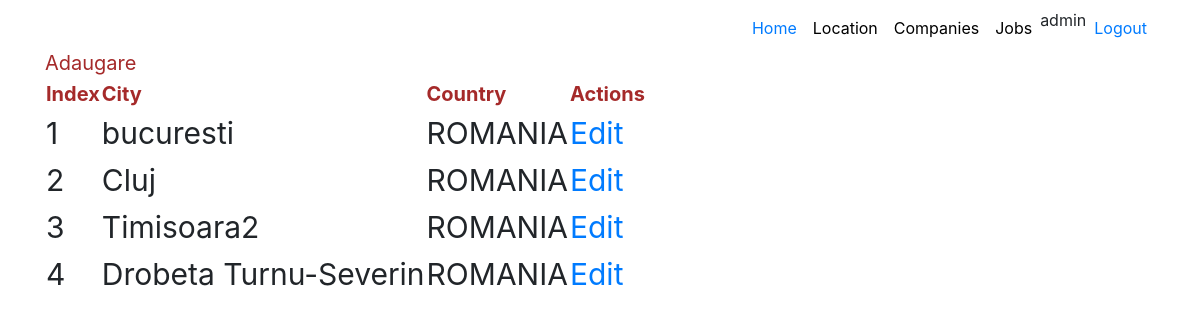
The page /location/ (signed in) on the database its author committed.
### aplicatie1/models.py (models this page shows, shortened)
class Location(models.Model):
    country = models.CharField(max_length=100)
    city = models.CharField(max_length=100)

### aplicatie1/views.py (the view)
# urls.py: path('', views.HomeIndex.as_view(), name="home"),
class HomeIndex(LoginRequiredMixin, ListView):
    model = Location
    template_name = 'aplicatie1/location_index.html'
    context_object_name = 'all_locations'

### templates/aplicatie1/location_index.html
{% extends 'base.html' %}
{% block content %}
    <br>
    <br>
    <a href="{% url 'aplicatie1:adaugare' %}" class="header_style">Adaugare</a>
    <table id="id_tabel">
        <thead class="header_style">
        <th>Index</th>
        <th>City</th>
        <th>Country</th>
        <th>Actions</th>
        </thead>
        <tbody>
        {% for item in all_locations %}
            <tr>
                <td>{{ forloop.counter }}</td>
                <td>{{ item.city }}</td>
                <td>{{ item.country|upper }}</td>
                <td><a href="{% url 'aplicatie1:modificare' item.id %}">Edit</a></td>
            </tr>
        {% endfor %}
        </tbody>
    </table>
{% endblock %}

### templates/base.html (shortened to what this page needs)
<!DOCTYPE html>
<html lang="en">
<head>
    {% load static %}
    <link rel="stylesheet" href="https://maxcdn.bootstrapcdn.com/bootstrap/4.0.0/css/bootstrap.min.css"
>
    <link href="{% static 'css/style.css' %}" rel="stylesheet">
</head>
<body class="about-us">
<nav class="navbar navbar-expand-lg fixed-top navbar-transparent nav-down" color-on-scroll="200">
    <div class="container">
        <div class="collapse navbar-collapse">
            <ul class="navbar-nav ml-auto">
                <li class="nav-item">
                    <a class="nav-link" href="#">
                        Home
                    </a>
                </li>
                <li class="nav-item">
                    <a href="{% url 'aplicatie1:home' %}" class="nav-link" style="color:black">
                        Location
                    </a>
                </li>
                <li class="nav-item">
                    <a href="{% url 'aplicatie2:home' %}" class="nav-link" style="color:black">
                        Companies
                    </a>
                </li>
                <li class="nav-item">
                    <a href="{% url 'aplicatie3:home' %}" class="nav-link" style="color:black">
                        Jobs
                    </a>
                </li>
                {% if request.user.is_authenticated %}
                    <li class="nav-item">
                        <a>{{ request.user.username }}</a>
                    </li>
                {% endif %}
                {% if request.user.is_authenticated == True %}
                    <li class="nav-item">
                        <a href="{% url 'logout' %}" class="nav-link">
                            Logout
                        </a>
                    </li>
                {% endif %}
            </ul>
        </div>
    </div>
</nav>
<div class="page-header page-header-small">
    <div class="content-center">
        <div class="container">
            {% block content %}
            {% endblock %}
        </div>
    </div>
</div>
</body>
</html>

### static/css/style.css (style rules this page uses)
.header_style { font-size: 20px; color: brown; }
#id_tabel { font-size: 30px; }

### rows shown on the page
Location: city "bucuresti", country "ROMANIA"
Location: city "Cluj", country "ROMANIA"
Location: city "Timisoara2", country "ROMANIA"
Location: city "Drobeta Turnu-Severin", country "ROMANIA"

### other values the page prints
{{ request.user.username }} "admin"
